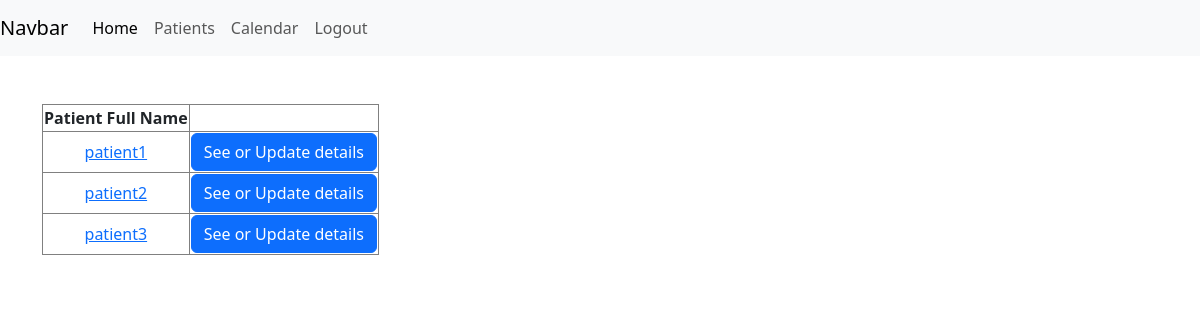
The app's page /patient_list/ (signed in) with its own data.
### main/models.py (models this page shows, shortened)
class Patient(models.Model):
    full_name=models.CharField('Full Name',max_length=200,unique=True)
    age = models.IntegerField('Age')
    date_of_birth = models.DateField('Date of birth', help_text = "Date of birth")
    phone_number = models.CharField('Phone number',max_length=200)
    address = models.CharField('Address',max_length=200,default=None,null=True,blank=True)
    email = models.CharField('Email',max_length=200,unique=True)
    insurance_number = models.CharField('Insurance number',max_length=200,unique=True)
    current_medications = models.TextField('Current medications',help_text="Current medications")
    medication_history = models.TextField('Medication history',help_text="Medication history")
    health_status = models.CharField('Health status or diagnosis', max_length=200)
    symptoms = models.TextField('Symptoms', help_text="Symptoms")
    medical_history = models.TextField('Medical history', help_text="Medical history")
    document=models.FileField(upload_to='documents/', null=True, blank=True)
    doctor = models.ForeignKey(CustomUser, on_delete=models.CASCADE,default=None,null=True,blank=True)

### main/views.py (the view)
# urls.py: path("patient_list/",views.patient_list,name="patient_list"),
@login_required
def patient_list(request):
    year=datetime.now().year
    month=datetime.now().month
    patients = Patient.objects.filter(doctor = request.user).all()
    return render(request,'patientlist.html',{'patients':patients,'year':year, 'month':month})

### main/templates/patientlist.html (shortened to what this page needs)
{%extends 'layout.html'%}
{%block content%}
{%include 'navbar.html'%}
<div class = "container mt-5">
    {%if patients%}
    <table class="table-bordered text-center">
        <thead>
            <tr>
                <th>Patient Full Name</th>
                <th></th>
            </tr>
        </thead>
    <tbody>
        {%for patient in patients%}
        <tr>
    <td><a href="{%url 'patient_info' patient.id%}">{{patient.full_name}}</a></td><td> <a class="btn btn-primary" href="{%url 'add_or_update_patient' patient.id %}">See or Update details</a></td>
        </tr>
        {%endfor%}
    </tbody>
    </table>
    {%else%}
    <p class="h6">No patients to show</p>
    {%endif%}
</div>
{%endblock%}

### records on screen
Patient: full_name "patient1"
Patient: full_name "patient2"
Patient: full_name "patient3"
